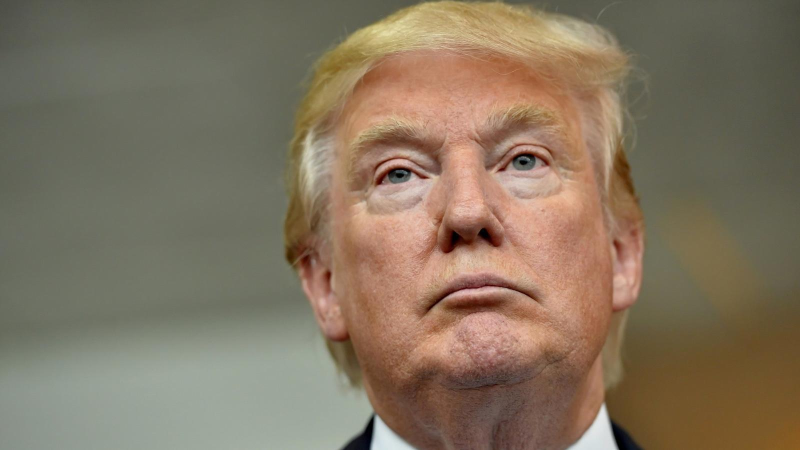
#> input picture week4/image_samples/human.jpg, 1600 x 900 px, given in place of Schnauzer.jpg, which was not available (shown at 1/2 size)
$ jupyter execute --allow-errors 3_Image_Preprocessing.ipynb   (shell and % lines are left out)   (older library calls are emulated)   (text cells are left out)
#> lines starting #> are read from the running program, lines starting #| are printed output that depends on the picture; pictures that were not available may be replaced by others from this repository, and a replacement may not be noted
[cell 1]
import torch
import torch.nn as nn
from torch.autograd import Variable
import torch.optim as optim
import torch.nn.functional as F
import numpy as np
import torchvision.models as vmodels
import torchvision.transforms as transforms
import torchvision.datasets as vdatasets
import torchvision.utils as vutils
import torchvision
import random
from PIL import Image
import Augmentor
import os
import json
torch.manual_seed(1)
#> (this line was passed over: torch is not available in this run)

#> (the rest of this cell did not finish here and is left out)

[cell 2]
image = Image.open('image_samples/Schnauzer.jpg')
#> image is the input picture: PIL image 1600x900 RGB; mean R, G, B 131.3, 116.3, 95.9

[cell 3]
image

[cell 4]
image.size # width, height
#> Out = (1600, 900)

[cell 5]
image.crop([0,0,450,380]) # x0,y0,x1,y1 left, top, right, bottom
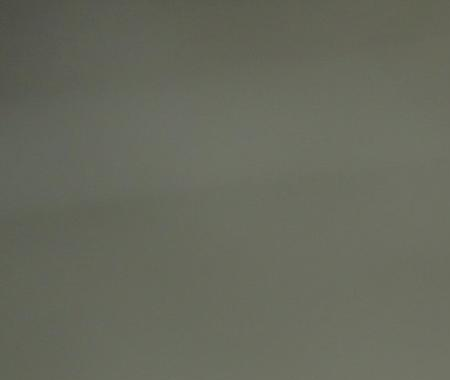
#> Out: PIL image 450x380 RGB; mean R, G, B 102.6, 105, 92.3

[cell 6]
image.resize([224,224],Image.ANTIALIAS)
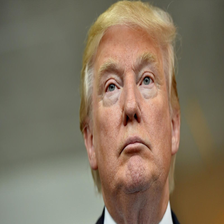
#> Out: PIL image 224x224 RGB; mean R, G, B 131.3, 116.3, 95.9

[cell 7]
# https://github.com/yunjey/show-attend-and-tell/blob/master/resize.py
def resize_image(image):
    width, height = image.size
#> width = 1600; height = 900
    if width > height:
        left = (width - height) / 2
#> left = 350
        right = width - left
#> right = 1250
        top = 0
        bottom = height
#> bottom = 900
    else:
        top = (height - width) / 2
        bottom = height - top
        left = 0
        right = width
    image = image.crop((left, top, right, bottom))
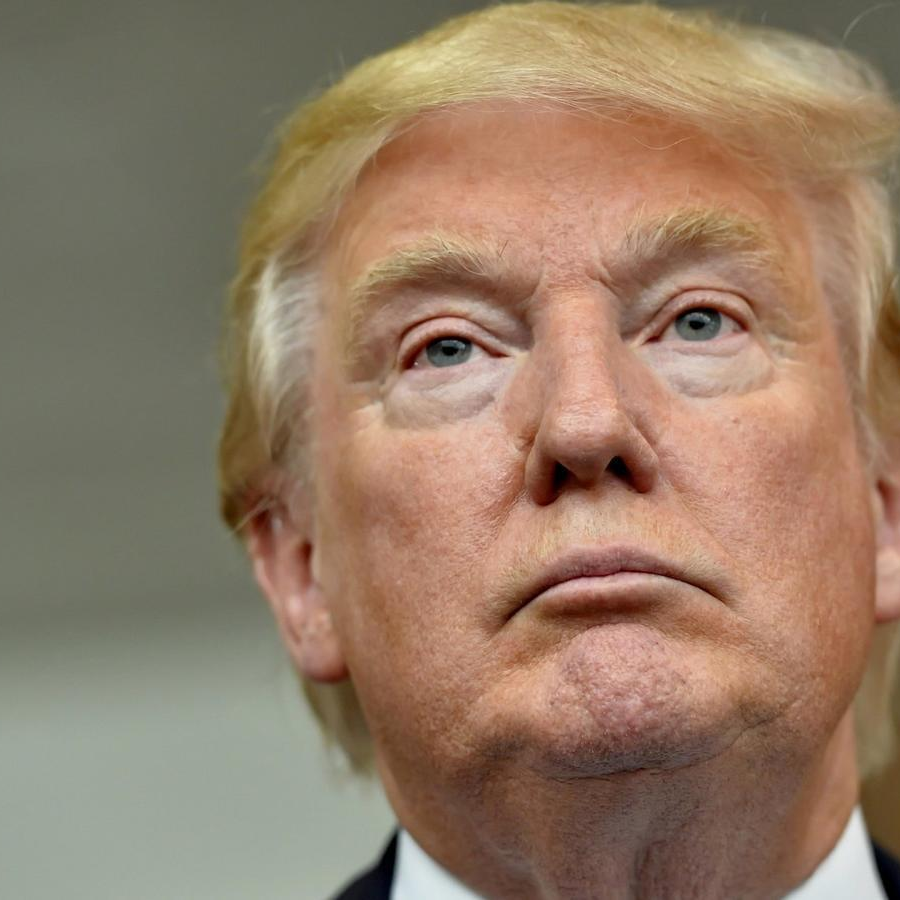
#> image: PIL image 900x900 RGB; mean R, G, B 148.9, 124.7, 103
    image = image.resize([224, 224], Image.ANTIALIAS)
#> image: PIL image 224x224 RGB
    return image

[cell 8]
resized_image = resize_image(image)

[cell 9]
resized_image

[cell 10]
resized_image.rotate(90)
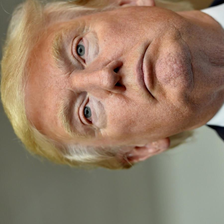
#> Out: PIL image 224x224 RGB; mean R, G, B 148.9, 124.7, 103

[cell 11]
gray_scaled = resized_image.convert("L")
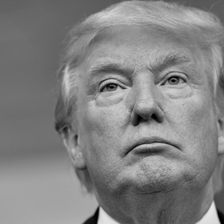
#> gray_scaled: PIL image 224x224 L; min 0, max 229, mean 129.5
gray_scaled

$ run again, on week5/image_samples/cat/cat1.jpg
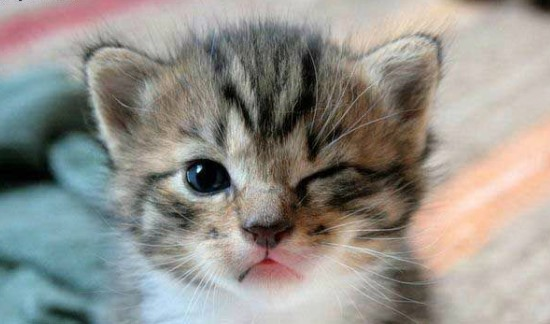
#> input picture week5/image_samples/cat/cat1.jpg, 550 x 324 px, given in place of Schnauzer.jpg, which was not available
#> image is the input picture: PIL image 550x324 RGB; mean R, G, B 148.5, 145.7, 139.6
#> `resized_image.rotate(90)`:
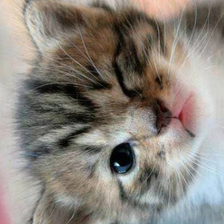
#> Out: PIL image 224x224 RGB; mean R, G, B 138.2, 132.2, 124.8
#> `gray_scaled = resized_image.convert("L")`:
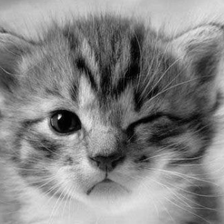
#> gray_scaled: PIL image 224x224 L; min 0, max 245, mean 133.1
